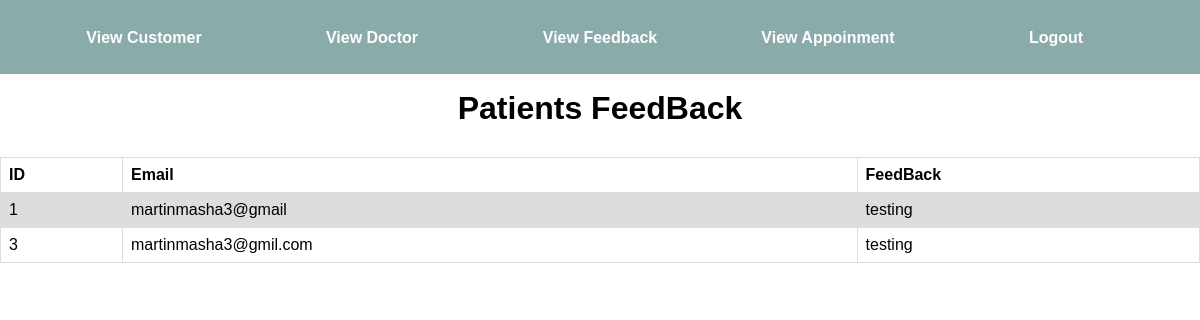
/admin/viewFeedback.php, run on the app's committed database.
### tables this page shows
CREATE TABLE `feedback` (
  `id` int(11) NOT NULL,
  `email` varchar(22) NOT NULL,
  `feedback` varchar(22) NOT NULL
);

### admin/viewFeedback.php (the view, shortened to what this page needs)
<?php 	include('header1.php');
		include('../config.php');
 ?>
	<center><h1 style=" margin-top: 90px; padding-bottom: 30px;">Patients FeedBack</h1></center>
	<?php
			$query = " SELECT * FROM feedback";
			$query_run = mysqli_query($conn,$query);
			if( mysqli_num_rows($query_run)>=1)
			{
			echo "<table>
				<tr>
				<th>ID</th>
				<th>Email</th>
				<th>FeedBack</th>
				</tr>";
				while($row=mysqli_fetch_array($query_run)){
				echo "<tr>";
				echo "<td>".$row['id']."</td>";
				echo "<td>".$row['email']."</td>";
				echo "<td>".$row['feedback']."</td>";
				echo "</tr>";
			}
			echo "</table>";
			}
				else
			{
				print "<p align='center'>No results found..</p>";
			}
	?>
</body>
</html>

### style.css (style rules this page uses)
* { margin:0px; padding:0px; font-family:"montserrat",sans-serif; }
table { font-family: arial sans-serif; border-collapse: collapse; Width:100%; height:50px; }
td,th { border:1px solid #dddddd; text-align:left; padding:8px; }
tr:nth-child(even) { background-color: #dddddd; }

### data on the page
feedback: id "1", email "martinmasha3@gmail", feedback "testing"
feedback: id "3", email "martinmasha3@gmil.com", feedback "testing"
